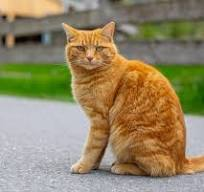
#> input picture Feature_matching/cat.jpg, 204 x 192 px, found by its file name
$ python feature_matching.py
#> lines starting #> are read from the running program, lines starting #| are printed output that depends on the picture
# feature_matching.py
# Educational Python script demonstrating SIFT, SURF, and ORB feature detection,
# description, and matching between two images using OpenCV in Python.
#
# Important notes (as of 2025–2026):
#   • SIFT  → fully available in main OpenCV (patent expired ~2020–2021)
#   • ORB   → always free and patent-free, very fast
#   • SURF  → still patented / non-free in most distributions
#             Usually requires compiling OpenCV with OPENCV_ENABLE_NONFREE=ON
#             and including opencv_contrib modules.
#             → Many pre-built pip packages (opencv-python) do NOT include SURF.
#             → If SURF fails → comment it out or use ORB/SIFT instead for teaching.
#
# Requirements:
#   pip install opencv-python matplotlib numpy

import cv2                          # Main OpenCV library
import numpy as np                  # For array operations
import matplotlib.pyplot as plt     # For nice visualization


def load_and_prepare_image(image_path):
    """
    Load color image and convert to grayscale.
    Many feature detectors work on grayscale images.
    """
#> called with image_path = 'Feature_matching/cat.jpg'
    img_color = cv2.imread(image_path)                      # Read image in BGR format
#> img_color is the input picture: shape (192, 204, 3); mean B, G, R 102, 135, 148.8
    if img_color is None:
        raise FileNotFoundError(f"Cannot load image: {image_path}")

    img_gray = cv2.cvtColor(img_color, cv2.COLOR_BGR2GRAY)  # Convert BGR → Grayscale
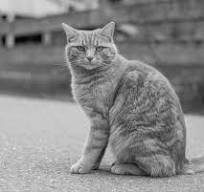
#> img_gray: shape (192, 204); min 0, max 233, mean 135.4
#| Image 1 loaded: (192, 204)
#| Image 2 loaded: (192, 204)
    return img_color, img_gray                               # Return both versions


def detect_and_compute_sift(gray_img):
    """
    Detect keypoints and compute SIFT descriptors.
    SIFT is scale & rotation invariant, 128-float descriptor.
    """
    sift = cv2.SIFT_create()                            # Create SIFT detector object (OpenCV ≥4.4)
    # You can tune parameters: nfeatures, nOctaveLayers, contrastThreshold, etc.
    # sift = cv2.SIFT_create(nfeatures=500, contrastThreshold=0.04)

    keypoints, descriptors = sift.detectAndCompute(gray_img, None)
#> keypoints = 354 keypoints; strongest (x, y, size): (20, 40, 7.7), (37, 38, 7.9), (4, 17, 3.4), (10, 41, 5.1)
    # detectAndCompute() does both detection + description in one call
    # None = no mask (use whole image)

    return keypoints, descriptors


def detect_and_compute_orb(gray_img, nfeatures=1500):
    """
    Detect keypoints and compute ORB (binary) descriptors.
    ORB is very fast, rotation-aware, binary (Hamming distance matching).
    """
    orb = cv2.ORB_create(nfeatures=nfeatures)           # Limit max number of features
    # Other useful params: scaleFactor=1.2, nlevels=8, edgeThreshold=31, scoreType=cv2.ORB_HARRIS_SCORE

    keypoints, descriptors = orb.detectAndCompute(gray_img, None)
    # Returns: list of KeyPoint objects + binary descriptor array (uint8)

    return keypoints, descriptors


def detect_and_compute_surf(gray_img):
    """
    Attempt to use SURF (Speeded-Up Robust Features).
    WARNING: Often raises exception in standard pip installs because patented.
    Only works if OpenCV was built with OPENCV_ENABLE_NONFREE=ON + contrib modules.
    """
    try:
        surf = cv2.xfeatures2d.SURF_create()            # SURF is in xfeatures2d module
        # surf.setExtended(1)                           # Optional: 128-dim instead of 64
        # surf.setHessianThreshold(400)

        keypoints, descriptors = surf.detectAndCompute(gray_img, None)
        return keypoints, descriptors
    except AttributeError:
        print("SURF is not available in this OpenCV build (patented / non-free).")
        print("Use SIFT or ORB instead for this demonstration.")
        return [], None
    except cv2.error as e:
        print("SURF error:", e)
        print("Likely need to compile OpenCV with non-free flag.")
        return [], None


def draw_keypoints(img_color, keypoints, title="Keypoints"):
    """
    Draw detected keypoints on the color image for visualization.
    """
    img_with_kp = cv2.drawKeypoints(
        img_color,
        keypoints,
        None,                                   # output image (None = create new)
        color=(0, 255, 0),                      # green circles
        flags=cv2.DRAW_MATCHES_FLAGS_DRAW_RICH_KEYPOINTS
        # shows orientation & scale
    )

    # Show using matplotlib (handles RGB conversion)
    plt.figure(figsize=(10, 8))
    plt.imshow(cv2.cvtColor(img_with_kp, cv2.COLOR_BGR2RGB))
    plt.title(title)
    plt.axis('off')
    plt.show()


def match_features_bf(des1, des2, descriptor_type='SIFT', ratio_thresh=0.75):
    """
    Match features using Brute-Force Matcher with ratio test (Lowe's ratio test).

    Args:
        des1: Descriptors from image 1
        des2: Descriptors from image 2
        descriptor_type: 'SIFT'/'SURF' (L2 norm) or 'ORB' (Hamming distance)
        ratio_thresh: Threshold for ratio test (default 0.75)

    Returns:
        good_matches: List of good DMatch objects after ratio test
    """
    if des1 is None or des2 is None:
        print("One or both descriptor sets are None. Cannot perform matching.")
        return []

    # Select distance metric based on descriptor type
    if descriptor_type == 'ORB':
        # ORB uses binary descriptors → Hamming distance
        bf = cv2.BFMatcher(cv2.NORM_HAMMING, crossCheck=False)
    else:
        # SIFT/SURF use float descriptors → L2 norm (Euclidean distance)
        bf = cv2.BFMatcher(cv2.NORM_L2, crossCheck=False)

    # Find k=2 nearest matches for each descriptor (for ratio test)
    matches = bf.knnMatch(des1, des2, k=2)

    # Apply Lowe's ratio test to filter good matches
    good_matches = []
    for match_pair in matches:
        # Some keypoints might have only 1 match (edge case)
        if len(match_pair) == 2:
            m, n = match_pair
            # Keep match if best match is significantly better than second-best
            if m.distance < ratio_thresh * n.distance:
                good_matches.append(m)

    return good_matches


def draw_matches_visualization(img1_color, kp1, img2_color, kp2, matches, title="Feature Matches"):
    """
    Draw matched keypoints between two images side-by-side.

    Args:
        img1_color: First image (BGR)
        kp1: Keypoints from image 1
        img2_color: Second image (BGR)
        kp2: Keypoints from image 2
        matches: List of DMatch objects (good matches)
        title: Plot title
    """
    # Draw matches with random colors for each match
    img_matches = cv2.drawMatches(
        img1_color, kp1,                        # Image 1 and its keypoints
        img2_color, kp2,                        # Image 2 and its keypoints
        matches,                                 # Good matches to draw
        None,                                    # Output image (None = create new)
        flags=cv2.DrawMatchesFlags_NOT_DRAW_SINGLE_POINTS
        # Don't draw unmatched keypoints
    )

    # Display using matplotlib
    plt.figure(figsize=(16, 8))
    plt.imshow(cv2.cvtColor(img_matches, cv2.COLOR_BGR2RGB))
    plt.title(f"{title} ({len(matches)} good matches)")
    plt.axis('off')
    plt.tight_layout()
    plt.show()


def main():
    # ────────────────────────────────────────────────
    # Change these paths to your test images
    # Good choices: same object/scene from different angles or scales
    # Example: two photos of same building, book cover, logo, etc.

    image_path_1 = "Feature_matching/cat.jpg"               # ← Replace with real path (reference image)
    image_path_2 = "Feature_matching/cat.jpg"               # ← Replace with real path (query image)

    # # Alternative examples:
    # image_path_1 = "book_cover_1.jpg"
    # image_path_2 = "book_cover_2.jpg"

    try:
        color_img1, gray_img1 = load_and_prepare_image(image_path_1)
        color_img2, gray_img2 = load_and_prepare_image(image_path_2)
    except FileNotFoundError as e:
        print(e)
        print("Please update 'image_path_1' and 'image_path_2' variables with valid image files.")
        return

    print(f"Image 1 loaded: {gray_img1.shape}")
    print(f"Image 2 loaded: {gray_img2.shape}")

    # ────────────── SIFT Feature Detection & Matching ─────────────────────────────
    print("\n" + "="*60)
    print("Computing SIFT features...")
    print("="*60)

    kp1_sift, des1_sift = detect_and_compute_sift(gray_img1)
#> kp1_sift has the same summary as keypoints in detect_and_compute_sift
    kp2_sift, des2_sift = detect_and_compute_sift(gray_img2)
#> kp2_sift has the same summary as keypoints in detect_and_compute_sift

    print(f"SIFT → Image 1: {len(kp1_sift)} keypoints")
#| SIFT → Image 1: 354 keypoints
    print(f"SIFT → Image 2: {len(kp2_sift)} keypoints")
#| SIFT → Image 2: 354 keypoints

    if kp1_sift and kp2_sift:
        # Optional: visualize keypoints on individual images
        # draw_keypoints(color_img1, kp1_sift, "SIFT Keypoints - Image 1")
        # draw_keypoints(color_img2, kp2_sift, "SIFT Keypoints - Image 2")

        # Perform feature matching with ratio test
        good_matches_sift = match_features_bf(des1_sift, des2_sift, descriptor_type='SIFT', ratio_thresh=0.75)
#> in match_features_bf, `matches = bf.knnMatch(des1, des2, k=2)`: matches = 354 matches
#> good_matches_sift = 354 matches
        print(f"SIFT → {len(good_matches_sift)} good matches after ratio test")
#| SIFT → 354 good matches after ratio test

        # Visualize matches
        if good_matches_sift:
            draw_matches_visualization(color_img1, kp1_sift, color_img2, kp2_sift,
                                      good_matches_sift, "SIFT Feature Matches")
#> in draw_matches_visualization, `img_matches = cv2.drawMatches( img1_color, kp1,                       ..`:
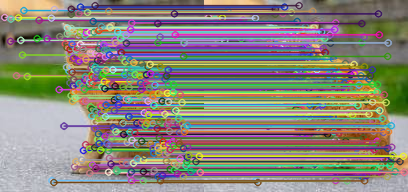
#> img_matches: shape (192, 408, 3); mean B, G, R 123.3, 133.3, 137

    # ────────────── ORB Feature Detection & Matching ──────────────────────────────
    print("\n" + "="*60)
    print("Computing ORB features...")
    print("="*60)

    kp1_orb, des1_orb = detect_and_compute_orb(gray_img1, nfeatures=2000)
#> in detect_and_compute_orb, `keypoints, descriptors = orb.detectAndCompute(gray_img, None)`: keypoints = 716 keypoints; strongest (x, y, size): (91, 58, 31), (69, 41, 31), (88, 58, 31), (68, 43, 31)
#> kp1_orb has the same summary as keypoints in detect_and_compute_orb
    kp2_orb, des2_orb = detect_and_compute_orb(gray_img2, nfeatures=2000)
#> kp2_orb has the same summary as keypoints in detect_and_compute_orb

    print(f"ORB → Image 1: {len(kp1_orb)} keypoints")
#| ORB → Image 1: 716 keypoints
    print(f"ORB → Image 2: {len(kp2_orb)} keypoints")
#| ORB → Image 2: 716 keypoints

    if kp1_orb and kp2_orb:
        # Optional: visualize keypoints on individual images
        # draw_keypoints(color_img1, kp1_orb, "ORB Keypoints - Image 1")
        # draw_keypoints(color_img2, kp2_orb, "ORB Keypoints - Image 2")

        # Perform feature matching with ratio test
        # Note: ORB uses Hamming distance (binary descriptors)
        good_matches_orb = match_features_bf(des1_orb, des2_orb, descriptor_type='ORB', ratio_thresh=0.75)
#> in match_features_bf (call 2), `matches = bf.knnMatch(des1, des2, k=2)`: matches = 716 matches
#> good_matches_orb = 716 matches
        print(f"ORB → {len(good_matches_orb)} good matches after ratio test")
#| ORB → 716 good matches after ratio test

        # Visualize matches
        if good_matches_orb:
            draw_matches_visualization(color_img1, kp1_orb, color_img2, kp2_orb,
                                      good_matches_orb, "ORB Feature Matches")
#> call 2 of draw_matches_visualization, with title = 'ORB Feature Matches'
#> in draw_matches_visualization (call 2), `img_matches = cv2.drawMatches( img1_color, kp1,                       ..`:
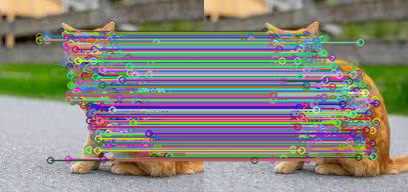
#> img_matches: shape (192, 408, 3); mean B, G, R 127.2, 134.2, 137

    # ────────────── SURF Feature Detection & Matching (may fail) ──────────────────
    print("\n" + "="*60)
    print("Trying SURF features (may not be available)...")
    print("="*60)

    kp1_surf, des1_surf = detect_and_compute_surf(gray_img1)
#> kp1_surf = []
    kp2_surf, des2_surf = detect_and_compute_surf(gray_img2)
#> kp2_surf = []

    if kp1_surf and kp2_surf:
        print(f"SURF → Image 1: {len(kp1_surf)} keypoints")
        print(f"SURF → Image 2: {len(kp2_surf)} keypoints")

        # Perform feature matching with ratio test
        good_matches_surf = match_features_bf(des1_surf, des2_surf, descriptor_type='SURF', ratio_thresh=0.75)
        print(f"SURF → {len(good_matches_surf)} good matches after ratio test")

        # Visualize matches
        if good_matches_surf:
            draw_matches_visualization(color_img1, kp1_surf, color_img2, kp2_surf,
                                      good_matches_surf, "SURF Feature Matches")
    else:
        print("Skipping SURF matching (not available).")


if __name__ == "__main__":
    main()


# ────────────────────────────────────────────────────────────────
# Quick usage guide for students:
#
# 1. Install dependencies:
#    pip install opencv-python matplotlib numpy
#
# 2. Prepare TWO images of the same object/scene:
#    - Different angles, scales, or lighting
#    - Examples: same book from 2 angles, building from different positions
#    - Update image_path_1 and image_path_2 in the code
#
# 3. Run: python feature_matching.py
#
# 4. Observe:
#    - Number of keypoints each detector finds in both images
#    - Number of good matches after ratio test
#    - Visual connections between matched features
#    - SIFT usually gives more stable matches
#    - ORB is faster but may have more outliers
#    - Ratio test (0.75) filters ambiguous matches
#
# 5. Experiment:
#    - Try different ratio_thresh values (0.7, 0.8, 0.9)
#    - Adjust nfeatures for ORB
#    - Use images with rotation, scale changes, occlusion
#
# Next step: Homography estimation using RANSAC with matched features
# ────────────────────────────────────────────────────────────────

$ run again, with Feature_matching/women_face.jpg copied over Feature_matching/cat.jpg
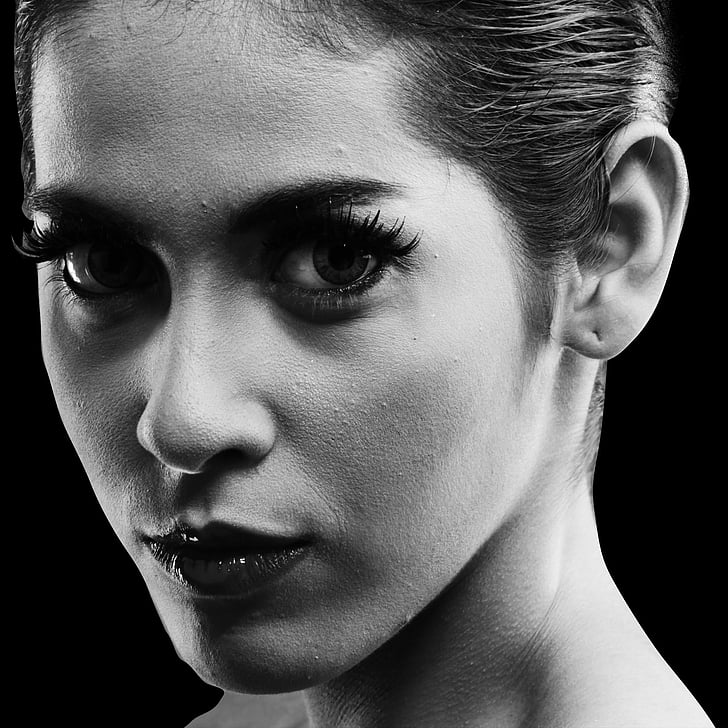
#> input picture Feature_matching/women_face.jpg, 728 x 728 px, found by its file name
#> in load_and_prepare_image, img_color is the input picture: shape (728, 728, 3); min 0, max 255, mean 92.4
#| Image 1 loaded: (728, 728)
#| Image 2 loaded: (728, 728)
#> in detect_and_compute_sift, `keypoints, descriptors = sift.detectAndCompute(gray_img, None)`: keypoints = 1314 keypoints; strongest (x, y, size): (195, 539, 2.5), (181, 575, 1.8), (242, 561, 3.3), (41, 221, 12.5)
#> kp1_sift has the same summary as keypoints in detect_and_compute_sift
#> kp2_sift has the same summary as keypoints in detect_and_compute_sift
#| SIFT → Image 1: 1314 keypoints
#| SIFT → Image 2: 1314 keypoints
#> matches = 1314 matches
#| SIFT → 1314 good matches after ratio test
#> in draw_matches_visualization, `img_matches = cv2.drawMatches( img1_color, kp1,                       ..`:
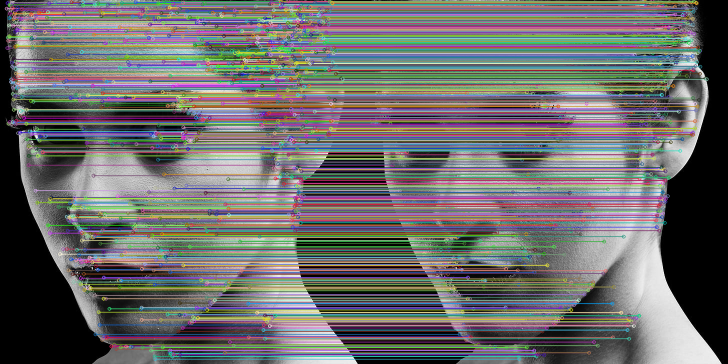
#> img_matches: shape (728, 1456, 3) (shown at 1/2 size); mean B, G, R 107.1, 107.6, 108.4
#> in detect_and_compute_orb, `keypoints, descriptors = orb.detectAndCompute(gray_img, None)`: keypoints = 1989 keypoints; strongest (x, y, size): (243, 559, 31), (196, 539, 31), (241, 559, 37.2), (241, 562, 37.2)
#> kp1_orb has the same summary as keypoints in detect_and_compute_orb
#> kp2_orb has the same summary as keypoints in detect_and_compute_orb
#| ORB → Image 1: 1989 keypoints
#| ORB → Image 2: 1989 keypoints
#> matches = 1989 matches
#| ORB → 1989 good matches after ratio test
#> in draw_matches_visualization (call 2), `img_matches = cv2.drawMatches( img1_color, kp1,                       ..`:
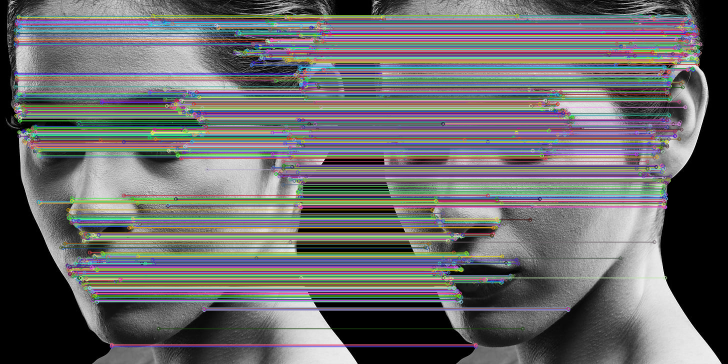
#> img_matches: shape (728, 1456, 3) (shown at 1/2 size); mean B, G, R 106.7, 105.5, 105.5
#> kp1_surf = []
